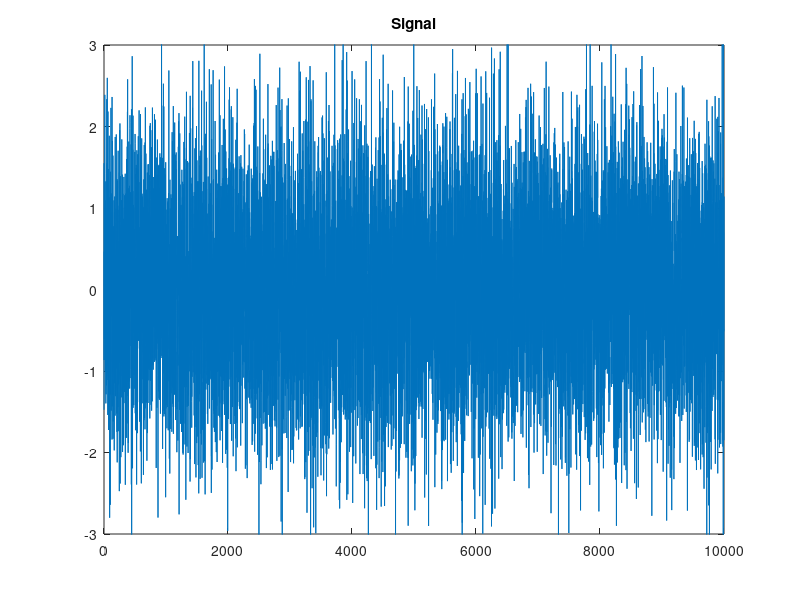
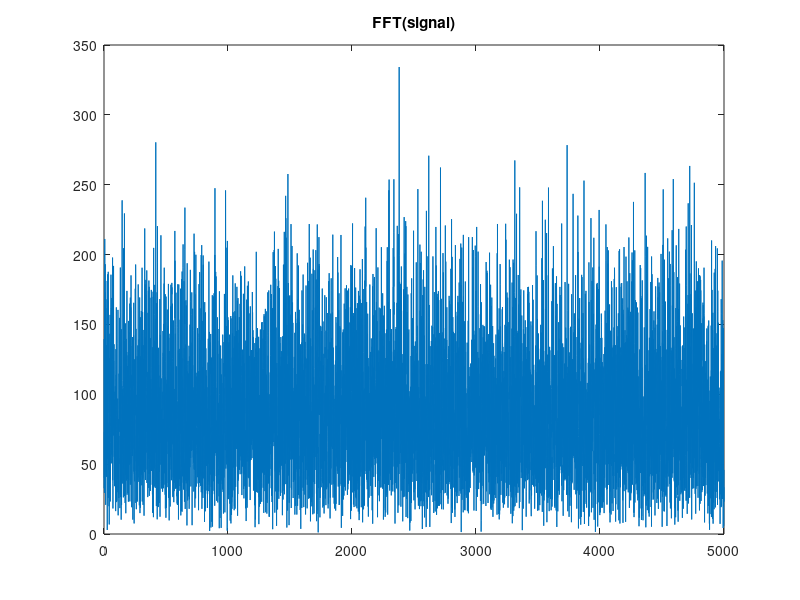
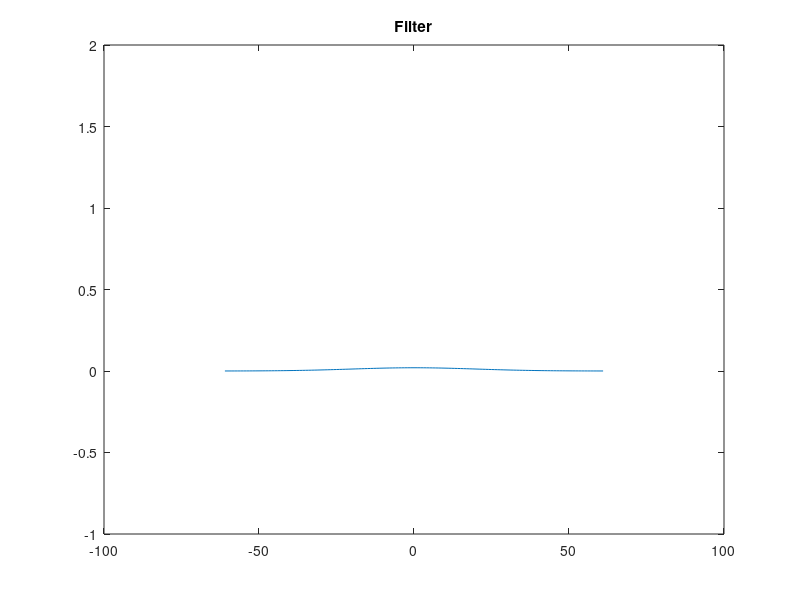
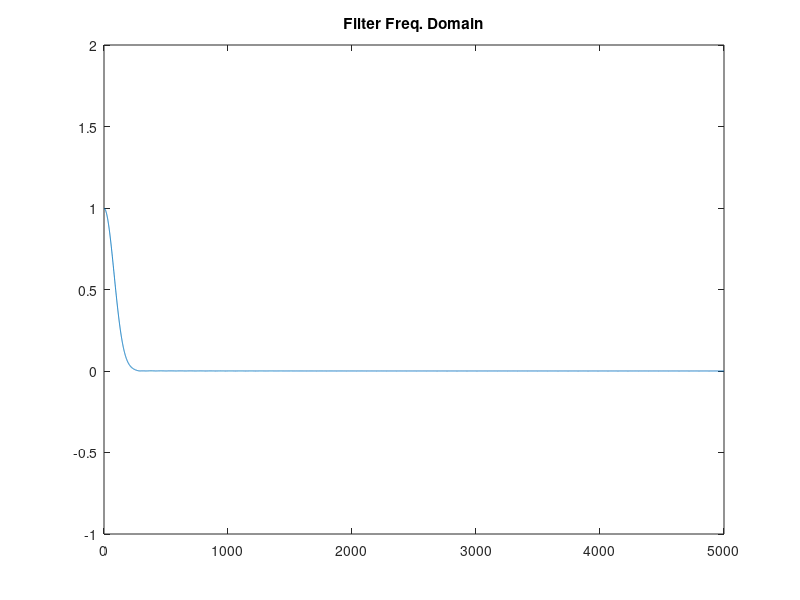

MATLAB code for these plots, in order: (Note: this script raises an error after producing the figures.)
clear all;
close all;
clc;

Fs = 10000;
dt = 1/Fs;

t = (0:dt:1-dt);

f = 200;

signal = wgn(1,length(t),0);
figure; plot(signal); ylim([-3,3]); title('Signal');

% FFT
NFFT = 2^nextpow2(length(signal));
fft_signal = abs(fft(signal, NFFT));
faxis = Fs/2*linspace(0,1,NFFT/2+1);

figure;plot(faxis, fft_signal(1:NFFT/2+1)); title('FFT(signal)');

sigma = 20;
sigma_f = 1 / 2 / pi / sigma;
w = 2*ceil(1.5*sigma)+1;
filter = 1/(sqrt(2*pi)*sigma)*exp(-(-w:w).^2/(2*sigma^2));
figure;plot((-w:w), filter), title('Filter');  ylim([-1, 2]);

fft_filter = abs(fft(filter, NFFT));
figure;plot(faxis, fft_filter(1:NFFT/2+1)), title('Filter Freq. Domain'); ylim([-1, 2]);

filtered = conv(signal, filter, 'same');
figure;plot(filtered);title('Filtered Signal');

fft_filtered = abs(fft(filtered, NFFT));
figure;plot(faxis, fft_filtered(1:NFFT/2+1)); title('FFT(filtered signal)');

modulated = pmmod(filtered, 500, Fs, pi/2);
fft_modulated = abs(fft(modulated, NFFT));
figure;plot(faxis, fft_modulated(1:NFFT/2+1)); title('FFT(modulated signal)');
%%
clear all;
close all;
clc;

Fs = 10000;

medium = Medium;

dataRate = 4;
chippingRate = 40;

pnGenerator = PNGenerator(3*12);
sequence = pnGenerator.step();
sender = Sender(medium, sequence, 'fhss', Fs, dataRate,chippingRate);

jammer = Jammer(medium, Fs);

test_data = randi([0,1],10,1);

sender.send(test_data);
jammer.jam(300, 500, -20); %frequency, bandwidth, snr in db

receiver = Receiver(medium, sequence, 'fhss', Fs, dataRate, chippingRate);

received = receiver.receive();

assert(isequal(test_data, received));


%%
clear all;
close all;
clc;

signal = randi([0 7], 2000, 1);
mod = pmmod(signal, 100, 4096, pi/2);

noise = comm.AWGNChannel('SNR', 10);
